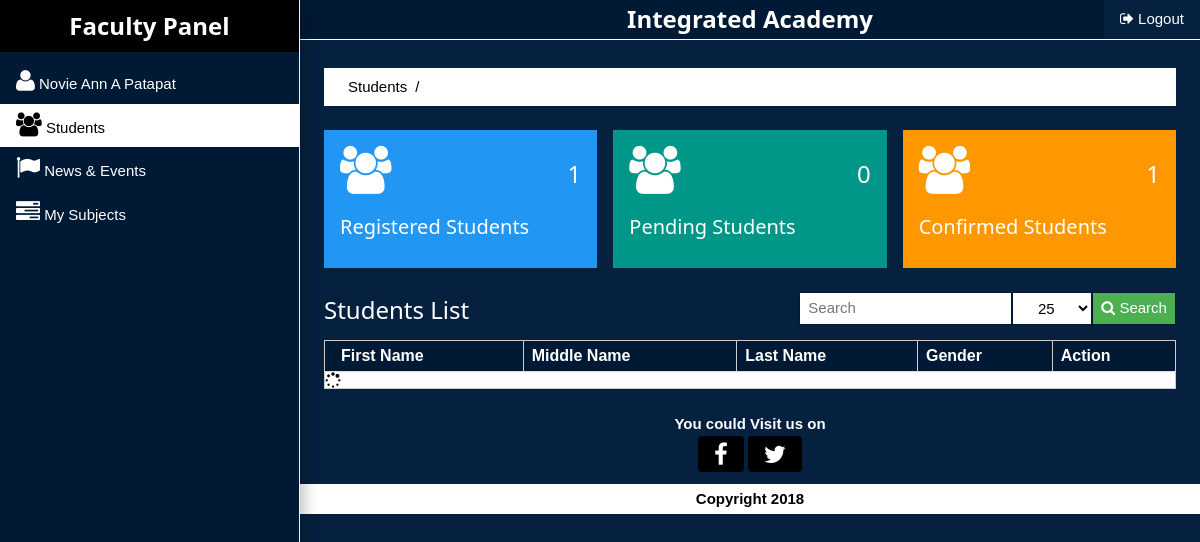
Screenshot of /faculty/students.php (signed in) with the database file from the repository.
### tables this page shows
CREATE TABLE `tbl_faculty` (
  `tbl_id` int(11) NOT NULL,
  `username` varchar(100) NOT NULL,
  `password` varchar(100) NOT NULL,
  `fname` text NOT NULL,
  `lname` text NOT NULL,
  `mname` text NOT NULL,
  `gender` text NOT NULL,
  `bday` date NOT NULL,
  `address` varchar(500) NOT NULL,
  `position` varchar(200) NOT NULL,
  `date_registered` timestamp NOT NULL DEFAULT CURRENT_TIMESTAMP
);

### libraries/php-func/faculty-session.php (called while the page is built, shortened)
<?php
	include("connection.php");
	if(!empty($_SESSION["faculty_id"]) && !empty($_SESSION["username"])){
		$query = $con->query("select * from tbl_faculty where tbl_id='".$_SESSION["faculty_id"]."' and username='".$_SESSION["username"]."'");
		$row = $query->fetch();
	}else{
		?>
			<script>
				window.location.assign("../faculty/?msg=<i class='fa fa-warning w3-xlarge'></i> Session Expired");
			</script>
		<?php
	}
?>

### faculty/students.php (the view, shortened to what this page needs)
<?php
	include("../libraries/php-func/main-func.php");
	include("../libraries/php-func/faculty-session.php");
?>
	<div class="w3-col s12 m12 l12 w3-theme w3-padding-0" style="height:100%;">
		<div class="w3-col s10 m3 l3 w3-border-right w3-border-light-grey w3-card-8 w3-theme-dark w3-animate-left  w3-display-container" style="height:100%;position:fixed;z-index:998;" id="navigationBar">
			<h3 class="w3-center w3-margin-0 w3-black w3-padding-top w3-padding-bottom">
				<b class=" w3-margin-0 w3-text-white" style="background:rgba(0,0,0,0.70);">Faculty Panel</b>
			</h3>
			<div class="w3-padding-top" style="height:auto;max-height:68%;min-height:auto;overflow-x:hidden;overflow-y:auto;">
				<a href="profile.php" class="w3-padding-medium w3-left-align w3-col s12 m12 l12 w3-btn w3-hover-white w3-theme-dark"><i class=" fa fa-user w3-xlarge"></i> <?=ucfirst($row["fname"])." ".ucfirst($row["mname"])." ".ucfirst($row["lname"]);?></a>
				<a href="students.php" class="w3-padding-medium w3-left-align w3-col s12 m12 l12 w3-btn w3-hover-white w3-white"><i class=" fa fa-users w3-xlarge "></i> Students</a>
				<a href="news-and-events.php" class="w3-padding-medium w3-left-align w3-col s12 m12 l12 w3-btn w3-hover-white w3-transparent"><i class=" fa fa-flag w3-xlarge"></i> News & Events</a>
				<a href="my-subjects.php" class="w3-padding-medium w3-left-align w3-col s12 m12 l12 w3-btn w3-hover-white w3-transparent"><i class=" fa fa-tasks w3-xlarge"></i> My Subjects</a>
			</div>
		</div>
		<div class="w3-col s12 m9 l9 w3-padding-0 w3-right w3-margin-0 " >
			<div class="w3-padding-0 w3-col s12 m12 l12 w3-center w3-theme-dark w3-margin-0 w3-display-container w3-animate-right w3-border-bottom w3-border-white">
				<a href="../libraries/php-func/faculty-logout.php" class="w3-right w3-btn w3-padding-medium w3-theme w3-hover-white w3-hide-small"><i class="fa fa-sign-out" ></i> Logout</a>
				<h3 class="w3-margin-0 w3-display-middle w3-padding-0 w3-text-white w3-col s8  m8 l8"><b>Integrated Academy</b></h3>
			</div>
			<div class="w3-padding-large w3-col s12 m12 l12 w3-margin-top">
				<div class="w3-padding-medium w3-col s12 m12 l12 w3-white"><a class="w3-padding-small w3-white">Students</a>/
				</div>
			</div>
			<div class="w3-padding-medium w3-col s12 m12 l12">
				<div class="w3-col s12 m4 l4 w3-padding-small">
				  <div class="w3-container w3-blue w3-text-white w3-padding-16">
					<div class="w3-left"><i class="fa fa-users w3-xxxlarge"></i></div>
					<div class="w3-right">
						<?php
							$query_registered_students = $con->query("select count(tbl_id)as Rowcount from tbl_students");
							$row_registered_students = $query_registered_students->fetch();
						?>
					  <h3><?=$row_registered_students["Rowcount"];?></h3>
					</div>
					<div class="w3-clear"></div>
					<h4>Registered Students</h4>
				  </div>
				</div>
				<div class="w3-col s12 m4 l4 w3-padding-small">
				  <div class="w3-container w3-teal w3-text-white w3-padding-16">
					<div class="w3-left"><i class="fa fa-users w3-xxxlarge"></i></div>
					<div class="w3-right">
					  <?php
							$query_pending_students = $con->query("select count(tbl_id)as Rowcount from tbl_students where account_status='Pending'");
							$row_pending_students = $query_pending_students->fetch();
						?>
					  <h3><?=$row_pending_students["Rowcount"];?></h3>
					</div>
					<div class="w3-clear"></div>
					<h4>Pending Students</h4>
				  </div>
				</div>
				<div class="w3-col s12 m4 l4 w3-padding-small">
				  <div class="w3-container w3-orange w3-text-white w3-padding-16">
					<div class="w3-left"><i class="fa fa-users w3-xxxlarge"></i></div>
					<div class="w3-right">
					  <?php
							$query_confirmed_students = $con->query("select count(tbl_id)as Rowcount from tbl_students where account_status='Accepted'");
							$row_confirmed_students = $query_confirmed_students->fetch();
						?>
					  <h3><?=$row_confirmed_students["Rowcount"];?></h3>
					</div>
					<div class="w3-clear"></div>
					<h4>Confirmed Students</h4>
				  </div>
				</div>
			</div>
			<div class="w3-padding-medium w3-col s12 m12 l12 w3-theme" style="overflow-x:auto;">
				<div class="w3-col s12 m12 l12 w3-padding-small">
					<div class="w3-col s12 m12 l12">
						<h3 class="w3-col s12 m3 l3 w3-margin-0">Students List</h3>
						<form class="w3-col s12 m9 l9" action="../libraries/php-func/students-faculty.php" method="POST" id="ConfirmedStudListSearch">
							<button type="submit" name="submit"  class="w3-btn w3-padding-small w3-green w3-border w3-border-theme-dark w3-right " onclick="send('ConfirmedStudListSearch','../libraries/php-func/students-faculty.php','studentsListContainer')"><i class="fa fa-search"></i> Search</button>
							<select name="limit"  class="w3-btn w3-medium w3-white w3-border w3-border-theme-dark w3-right ">
								<option>25</option>
							</select>
							<input type="search" name="search" class="w3-input w3-padding-small w3-border w3-border-theme-dark w3-col s4 m4 l4 w3-right" placeholder="Search" >
						</form>
					</div>
					<div class="w3-col s12 m12 l12 w3-display-container">
						<table class="w3-table w3-bordered w3-border w3-white w3-display-container">
							<thead>
								<tr class="w3-theme-dark">
									<th class=" w3-border-right">First Name</th>
									<th class=" w3-border-right">Middle Name</th>
									<th class=" w3-border-right">Last Name</th>
									<th class=" w3-border-right">Gender</th>
									<th>Action</th>
								</tr>
							</thead>
							<tbody id="studentsListContainer">
							</tbody>
						</table>
					</div>
				</div>
			</div>

### libraries/stylesheet/w3-theme-blue-grey.css (style rules this page uses)
.w3-theme-dark { color:#fff !important; background-color:#001935 !important }
.w3-theme { color:#fff !important; background-color:#06213f !important }
.w3-border-theme-dark { border-color:#001935 !important }

### rows the page displays
tbl_faculty: fname "Novie Ann", mname "A", lname "Patapat"

### other values shown
$row_registered_students["Rowcount"] "1"
$row_pending_students["Rowcount"] "0"
$row_confirmed_students["Rowcount"] "1"
